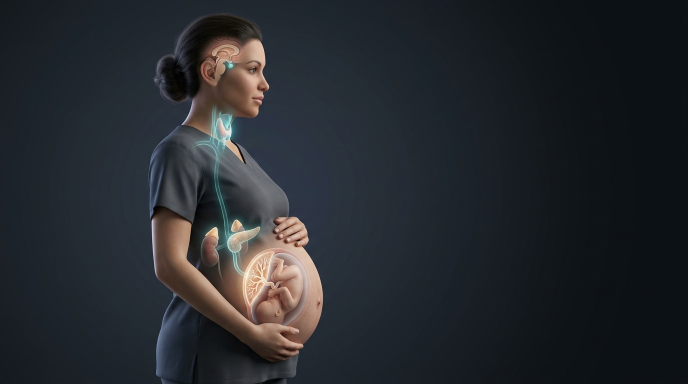
#> input picture assets/img/gdm_art_maternal_profile.jpg, 1376 x 768 px, found by its file name (shown at 1/2 size)
$ python build_gdm_portuguese_v3_hd.py
#> lines starting #> are read from the running program, lines starting #| are printed output that depends on the picture
# -*- coding: utf-8 -*-
"""
build_gdm_portuguese_v3_hd.py
Gera o infográfico médico em Altíssima Definição da Fisiopatologia do Diabetes Gestacional
- Resolução ultra-alta: 2500 x 2750 px
- Fontes grandes e confortáveis (Títulos 46px, Colunas 26px, Cards 24px, Texto 21-22px)
- Zero texto sobreposto, zero texto vazando (cálculo dinâmico e estrito de altura de cada bloco)
- Zero caracteres quebrados (substituição de símbolos por badges elegantes)
- 100% em Português padrão FEBRASGO, SBD 2024, IADPSG e USMLE Step 2 CK
- Rodapé clínico ampliado com Mnemônico H-I-P-E-R e Protocolo de Berçário sem cortes
- 4 Colunas com ilustrações médicas 3D ultrarrealistas
"""

import os
import cv2
import numpy as np
from PIL import Image, ImageDraw, ImageFont

def get_font(name, size):
    font_path = os.path.join("C:/Windows/Fonts", name)
    if os.path.exists(font_path):
        return ImageFont.truetype(font_path, size)
    return ImageFont.load_default()

def draw_wrapped_text(draw, text, x, y, max_width, font, fill, line_spacing=6):
    words = text.split(' ')
    lines = []
    current_line = []

    for word in words:
        test_line = ' '.join(current_line + [word])
        bbox = draw.textbbox((0, 0), test_line, font=font)
        w = bbox[2] - bbox[0]
        if w <= max_width:
            current_line.append(word)
        else:
            if current_line:
                lines.append(' '.join(current_line))
                current_line = [word]
            else:
                lines.append(word)
                current_line = []
    if current_line:
        lines.append(' '.join(current_line))

    cur_y = y
    for line in lines:
        draw.text((x, cur_y), line, font=font, fill=fill)
        bbox = draw.textbbox((0, 0), line, font=font)
        h = bbox[3] - bbox[1]
        cur_y += h + line_spacing
    return cur_y

def draw_bullet(draw, bullet_title, text, x, y, max_width, f_bold, f_reg, c_bold, c_text, line_spacing=6):
    # Draw a clean circular bullet
    bullet_r = 4
    draw.ellipse([x, y + 10 - bullet_r, x + bullet_r*2, y + 10 + bullet_r], fill=c_bold)
    text_x = x + 18
    avail_w = max_width - 20

    full_str = f"{bullet_title}: {text}" if bullet_title else text
    words = full_str.split(' ')
    lines = []
    current_line = []

    for word in words:
        test_line = ' '.join(current_line + [word])
        bbox = draw.textbbox((0, 0), test_line, font=f_reg)
        w = bbox[2] - bbox[0]
        if w <= avail_w:
            current_line.append(word)
        else:
            if current_line:
                lines.append(' '.join(current_line))
                current_line = [word]
            else:
                lines.append(word)
                current_line = []
    if current_line:
        lines.append(' '.join(current_line))

    cur_y = y
    first = True
    for line in lines:
        if first and bullet_title:
            prefix = f"{bullet_title}: "
            if line.startswith(prefix):
                draw.text((text_x, cur_y), prefix, font=f_bold, fill=c_bold)
                bbox_p = draw.textbbox((0, 0), prefix, font=f_bold)
                pw = bbox_p[2] - bbox_p[0]
                rem = line[len(prefix):]
                draw.text((text_x + pw, cur_y), rem, font=f_reg, fill=c_text)
            else:
                draw.text((text_x, cur_y), line, font=f_reg, fill=c_text)
            first = False
        else:
            draw.text((text_x, cur_y), line, font=f_reg, fill=c_text)

        bbox = draw.textbbox((0, 0), line, font=f_reg)
        h = bbox[3] - bbox[1]
        cur_y += h + line_spacing
    return cur_y + 4

def draw_card(draw, x1, y1, x2, y2, title, subtitle, accent_color, f_title, f_sub, bg_fill=(255, 255, 255), border_fill=(226, 232, 240)):
    shadow_offset = 3
    draw.rounded_rectangle([x1 + shadow_offset, y1 + shadow_offset, x2 + shadow_offset, y2 + shadow_offset], radius=16, fill=(230, 235, 243))
    draw.rounded_rectangle([x1, y1, x2, y2], radius=16, fill=bg_fill, outline=border_fill, width=2)
    draw.rounded_rectangle([x1, y1, x2, y1 + 8], radius=16, fill=accent_color)
    draw.rectangle([x1, y1 + 5, x2, y1 + 8], fill=accent_color)

    cur_y = y1 + 18
    if title:
        draw.text((x1 + 20, cur_y), title, font=f_title, fill=(15, 23, 42))
        bbox = draw.textbbox((0, 0), title, font=f_title)
        cur_y += (bbox[3] - bbox[1]) + 4
    if subtitle:
        draw.text((x1 + 20, cur_y), subtitle, font=f_sub, fill=accent_color)
        bbox = draw.textbbox((0, 0), subtitle, font=f_sub)
        cur_y += (bbox[3] - bbox[1]) + 12
    else:
        cur_y += 8
    return cur_y

def main():
    W, H = 2500, 2750
    img = Image.new("RGB", (W, H), (244, 247, 251))
    draw = ImageDraw.Draw(img)

    # Fontes
    f_title = get_font("segoeuib.ttf", 46)
    f_sub = get_font("segoeui.ttf", 23)
    f_badge = get_font("segoeuib.ttf", 18)
    f_col_h = get_font("segoeuib.ttf", 26)
    f_card_h = get_font("segoeuib.ttf", 24)
    f_card_sub = get_font("segoeuib.ttf", 20)
    f_bold = get_font("segoeuib.ttf", 21)
    f_regular = get_font("segoeui.ttf", 21)
    f_alert_bold = get_font("segoeuib.ttf", 20)
    f_alert_reg = get_font("segoeui.ttf", 20)

    # 1. HEADER BANNER
    banner_h = 155
    draw.rectangle([0, 0, W, banner_h], fill=(255, 255, 255))
    draw.line([0, banner_h, W, banner_h], fill=(218, 226, 237), width=3)

    # Top Badges
    draw.rounded_rectangle([45, 20, 440, 56], radius=8, fill=(240, 253, 250), outline=(20, 184, 166), width=2)
    draw.text((242, 38), "FIGURA MÉDICA 03 • ENDOCRINOLOGIA FETAL", font=f_badge, fill=(15, 118, 110), anchor="mm")

    draw.rounded_rectangle([2010, 20, 2455, 56], radius=8, fill=(241, 245, 249), outline=(148, 163, 184), width=2)
    draw.text((2232, 38), "PADRÃO USMLE STEP 2 CK • FEBRASGO • SBD 2024", font=f_badge, fill=(51, 65, 85), anchor="mm")

    # Título Principal e Subtítulo
    draw.text((W // 2, 78), "FISIOPATOLOGIA DO DIABETES MELLITUS GESTACIONAL (DMG)", font=f_title, fill=(15, 23, 42), anchor="mm")
    draw.text((W // 2, 126), "Hipótese de Pedersen • Dinâmica Materno-Placentária-Fetal • Cinética Molecular & Repercussões Neonatais", font=f_sub, fill=(71, 85, 105), anchor="mm")

    # Imagens Médicas
    p_mat = "assets/img/gdm_art_maternal_profile.jpg"
    p_pla = "assets/img/gdm_art_placental_diffusion.jpg"
    p_neo = "assets/img/gdm_art_neonatal_consequences.jpg"

    art_mat = Image.open(p_mat) if os.path.exists(p_mat) else None
#> art_mat is the input picture: PIL image 1376x768 RGB; mean R, G, B 37.7, 41.2, 46
    art_pla = Image.open(p_pla) if os.path.exists(p_pla) else None
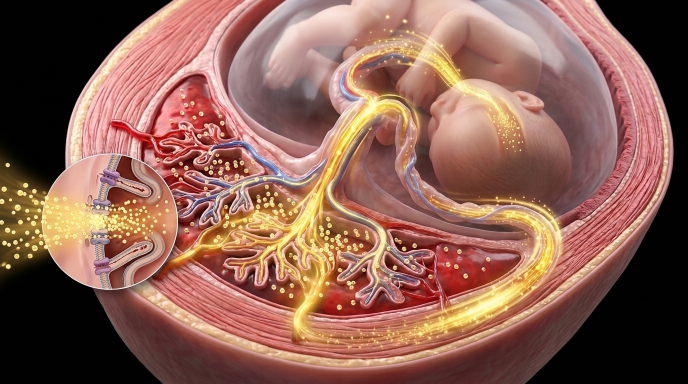
#> input picture assets/img/gdm_art_placental_diffusion.jpg, 1376 x 768 px, found by its file name (shown at 1/2 size)
#> art_pla is the input picture: PIL image 1376x768 RGB; mean R, G, B 140.3, 97.4, 84.3
    art_neo = Image.open(p_neo) if os.path.exists(p_neo) else None
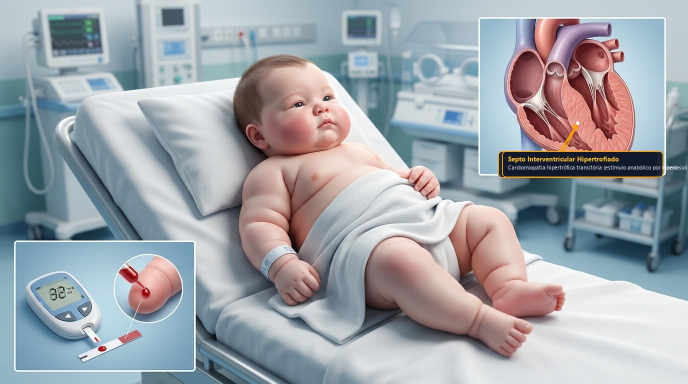
#> input picture assets/img/gdm_art_neonatal_consequences.jpg, 1376 x 768 px, found by its file name (shown at 1/2 size)
#> art_neo is the input picture: PIL image 1376x768 RGB; mean R, G, B 157.8, 162.6, 168.8

    # Coordenadas das 4 Colunas
    c_w = 585
    c1_x1, c1_x2 = 35, 35 + c_w
    c2_x1, c2_x2 = 650, 650 + c_w
    c3_x1, c3_x2 = 1265, 1265 + c_w
    c4_x1, c4_x2 = 1880, 1880 + c_w

    header_y1, header_y2 = 175, 235
    img_y1, img_y2 = 250, 520

    def paste_col_image(im_crop, x1, x2, y1, y2, tag_text, tag_color):
        im_resized = im_crop.resize((x2 - x1, y2 - y1), Image.Resampling.LANCZOS)
        mask = Image.new("L", im_resized.size, 0)
        mask_draw = ImageDraw.Draw(mask)
        mask_draw.rounded_rectangle([0, 0, im_resized.size[0], im_resized.size[1]], radius=14, fill=255)
        img.paste(im_resized, (x1, y1), mask)
        draw.rounded_rectangle([x1, y1, x2, y2], radius=14, outline=(203, 213, 225), width=2)
        draw.rounded_rectangle([x1 + 12, y2 - 34, x2 - 12, y2 - 8], radius=6, fill=(15, 23, 42))
        draw.text(((x1 + x2) // 2, y2 - 21), tag_text, font=f_badge, fill=tag_color, anchor="mm")

    # =========================================================================
    # COLUNA 1: COMPARTIMENTO MATERNO
    # =========================================================================
    draw.rounded_rectangle([c1_x1, header_y1, c1_x2, header_y2], radius=12, fill=(30, 64, 175))
    draw.text(((c1_x1 + c1_x2) // 2, (header_y1 + header_y2) // 2), "1. COMPARTIMENTO MATERNO", font=f_col_h, fill=(255, 255, 255), anchor="mm")

    if art_mat:
        crop_mat = art_mat.crop((180, 40, 820, 750))
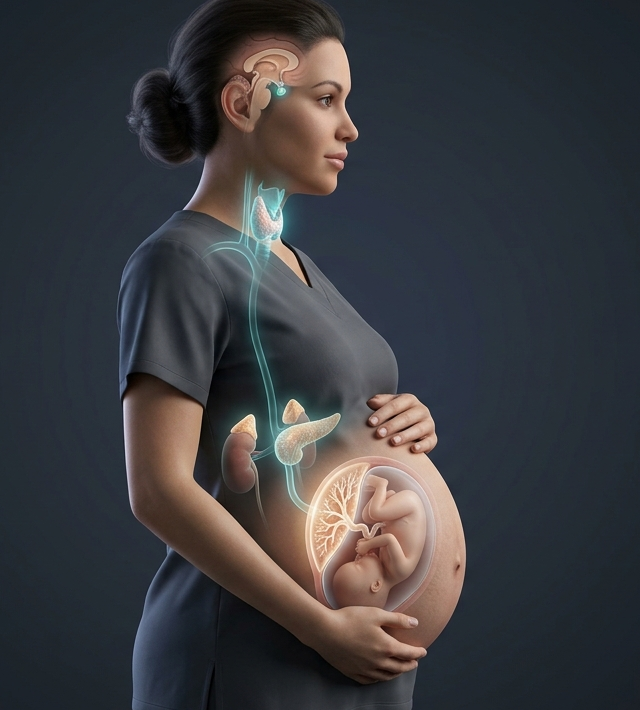
#> crop_mat: PIL image 640x710 RGB; mean R, G, B 59, 59.6, 63.4
        paste_col_image(crop_mat, c1_x1, c1_x2, img_y1, img_y2, "Eixo Endócrino Materno-Placentário (3º Trimestre)", (191, 219, 254))

    # Card 1.1: Hormônios Diabetogênicos
    c1_card1_y1 = 538
    c1_card1_y2 = 960
    cy = draw_card(draw, c1_x1, c1_card1_y1, c1_x2, c1_card1_y2, "Eixo Hormonal Contrainsulínico", "Hormônios Placentários & Resistência Periférica", (37, 99, 235), f_card_h, f_card_sub)
#> cy = 589
    cy = draw_bullet(draw, "hPL (Lactogênio Placentário)", "Pico entre 24ª-28ª semanas. Promove lipólise e induz forte resistência periférica materna à insulina.", c1_x1 + 22, cy, c_w - 44, f_bold, f_regular, (30, 64, 175), (51, 65, 85))
#> the loop in draw_bullet, `for line in lines:` made 2 passes
#> cur_y on passes 1 to 2: 606, 620
#> after the loop in draw_bullet, `for line in lines:`: bbox_p = (0, 1, 136, 12); cur_y = 620; first = False; prefix = 'hPL (Lactogênio Placentário): '; pw = 136
#> cy = 624
    cy = draw_bullet(draw, "Cortisol Livre & PGH", "Hormônio de crescimento placentário e cortisol elevam a gliconeogênese hepática em até 30%.", c1_x1 + 22, cy, c_w - 44, f_bold, f_regular, (30, 64, 175), (51, 65, 85))
#> the loop in draw_bullet (call 2), `for line in lines:` made 2 passes
#> cur_y on passes 1 to 2: 640, 654
#> cy = 658
    cy = draw_bullet(draw, "Progesterona & Prolactina", "Promovem modulação pós-receptor do GLUT4 no tecido adiposo e muscular esquelético materno.", c1_x1 + 22, cy, c_w - 44, f_bold, f_regular, (30, 64, 175), (51, 65, 85))
#> cy = 692
    cy = draw_bullet(draw, "Citocinas (TNF-α, Resistina)", "Fatores inflamatórios secretados pela placenta que inibem a fosforilação intracelular do IRS-1.", c1_x1 + 22, cy, c_w - 44, f_bold, f_regular, (30, 64, 175), (51, 65, 85))
#> cy = 727

    # Card 1.2: Bifurcação Fisiológica vs DMG
    c1_card2_y1 = 978
    c1_card2_y2 = 1715
    cy = draw_card(draw, c1_x1, c1_card2_y1, c1_x2, c1_card2_y2, "Bifurcação Fisiológica vs DMG", "Resposta das Células-Beta Pancreáticas Maternas", (30, 64, 175), f_card_h, f_card_sub)
#> cy = 1033

    # Sub-box Fisiológica
    draw.rounded_rectangle([c1_x1 + 18, cy, c1_x2 - 18, cy + 250], radius=10, fill=(240, 253, 244), outline=(134, 239, 172), width=2)
    draw.rounded_rectangle([c1_x1 + 28, cy + 12, c1_x1 + 320, cy + 42], radius=6, fill=(22, 101, 52))
    draw.text((c1_x1 + 174, cy + 27), "GESTACÃO NORMAL (Euglicemia)", font=f_badge, fill=(255, 255, 255), anchor="mm")
    draw_wrapped_text(draw, "O pâncreas materno sofre hiperplasia compensatória de células-beta. A secreção basal e estimulada de insulina sobe de 2 a 3 vezes. A euglicemia materna é preservada com glicemia de jejum fisiologicamente baixa (70-80 mg/dL).", c1_x1 + 28, cy + 54, c_w - 56, f_regular, (22, 101, 52), line_spacing=6)
    cy += 265
#> cy = 1298

    # Sub-box DMG
    draw.rounded_rectangle([c1_x1 + 18, cy, c1_x2 - 18, cy + 270], radius=10, fill=(254, 242, 242), outline=(252, 165, 165), width=2)
    draw.rounded_rectangle([c1_x1 + 28, cy + 12, c1_x1 + 320, cy + 42], radius=6, fill=(185, 28, 28))
    draw.text((c1_x1 + 174, cy + 27), "DIABETES GESTACIONAL (DMG)", font=f_badge, fill=(255, 255, 255), anchor="mm")
    draw_wrapped_text(draw, "Disfunção prévia ou falência secretória das células-beta maternas. O pâncreas não vence a barreira de resistência contrainsulínica. Ocorre hiperglicemia materna crônica (pós-prandial precoce e de jejum tardia).", c1_x1 + 28, cy + 54, c_w - 56, f_regular, (153, 27, 27), line_spacing=6)

    # Card 1.3: Rastreamento & Diagnóstico
    c1_card3_y1 = 1735
    c1_card3_y2 = 2415
    cy = draw_card(draw, c1_x1, c1_card3_y1, c1_x2, c1_card3_y2, "Critérios Diagnósticos de DMG", "TOTG 75g (24ª-28ª Semanas) • IADPSG / SBD / FEBRASGO", (37, 99, 235), f_card_h, f_card_sub)
#> cy = 1790
    cy = draw_bullet(draw, "Glicemia de Jejum Inicial", "Se 92 a 125 mg/dL no 1º trimestre = Diagnóstico direto de DMG. Se >= 126 mg/dL = Diabetes Mellitus prévio.", c1_x1 + 22, cy, c_w - 44, f_bold, f_regular, (30, 64, 175), (51, 65, 85))
#> cy = 1826
    cy = draw_bullet(draw, "TOTG 75g (24ª-28ª sem)", "1 valor alterado define DMG: Jejum >= 92 mg/dL | 1 hora >= 180 mg/dL | 2 horas >= 153 mg/dL.", c1_x1 + 22, cy, c_w - 44, f_bold, f_regular, (30, 64, 175), (51, 65, 85))
#> cy = 1863
    cy = draw_bullet(draw, "Metas de Controle Estrito", "Jejum < 95 mg/dL | 1h pós-prandial < 140 mg/dL | 2h pós-prandial < 120 mg/dL.", c1_x1 + 22, cy, c_w - 44, f_bold, f_regular, (30, 64, 175), (51, 65, 85))
#> cy = 1884
    # Alert box
    draw.rounded_rectangle([c1_x1 + 18, cy + 10, c1_x2 - 18, c1_card3_y2 - 18], radius=8, fill=(239, 246, 255), outline=(191, 219, 254), width=1)
    draw_wrapped_text(draw, "Riscos Maternos: Pré-eclâmpsia (3x mais frequente), polidrâmnio e parto cesáreo.", c1_x1 + 28, cy + 20, c_w - 60, f_alert_bold, (30, 64, 175), line_spacing=4)

    # =========================================================================
    # COLUNA 2: BARREIRA PLACENTÁRIA
    # =========================================================================
    draw.rounded_rectangle([c2_x1, header_y1, c2_x2, header_y2], radius=12, fill=(15, 118, 110))
    draw.text(((c2_x1 + c2_x2) // 2, (header_y1 + header_y2) // 2), "2. BARREIRA PLACENTÁRIA", font=f_col_h, fill=(255, 255, 255), anchor="mm")

    if art_pla:
        crop_pla = art_pla.crop((30, 50, 1150, 750))
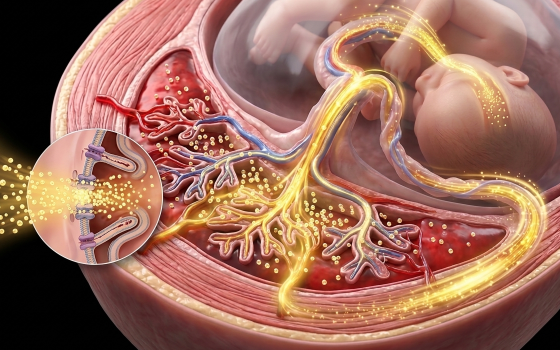
#> crop_pla: PIL image 1120x700 RGB (shown at 1/2 size); mean R, G, B 156.1, 108, 91.1
        paste_col_image(crop_pla, c2_x1, c2_x2, img_y1, img_y2, "Difusão Acelerada GLUT1 & Veia Umbilical", (153, 246, 228))
#> call 2 of paste_col_image, with x1 = 650, x2 = 1235, y1 = 250, y2 = 520, tag_text = 'Difusão Acelerada GLUT1 & Veia Umbilical', tag_color = (153, 246, 228)
#> in paste_col_image (call 2), `img.paste(im_resized, (x1, y1), mask)`:
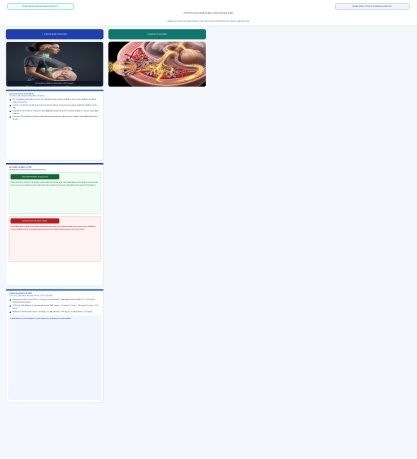
#> img: PIL image 2500x2750 RGB (shown at 1/6 size); mean R, G, B 235.1, 237.4, 241.1

    # Card 2.1: Princípio Central de Pedersen
    c2_card1_y1 = 538
    c2_card1_y2 = 960
    cy = draw_card(draw, c2_x1, c2_card1_y1, c2_x2, c2_card1_y2, "A Hipótese de Pedersen (1952)", "Permeabilidade Seletiva Materno-Placentária", (13, 148, 136), f_card_h, f_card_sub)
#> cy = 591
    cy = draw_bullet(draw, "Glicose Atravessa Livremente", "Molécula pequena (180 Da). Cruza a barreira por difusão facilitada contínua diretamente proporcional ao gradiente materno-fetal.", c2_x1 + 22, cy, c_w - 44, f_bold, f_regular, (15, 118, 110), (51, 65, 85))
#> cy = 629
    cy = draw_bullet(draw, "Insulina NÃO Atravessa", "Macromolécula proteica (5.808 Da). 100% impermeável à placenta e clivada por insulinases locais. A insulina materna não atinge o feto.", c2_x1 + 22, cy, c_w - 44, f_bold, f_regular, (15, 118, 110), (51, 65, 85))
#> cy = 667
    cy = draw_bullet(draw, "Consequência Fisiopatológica", "O feto recebe excesso calórico desregulado, mas não recebe nenhum suporte hormonal materno para processá-lo.", c2_x1 + 22, cy, c_w - 44, f_bold, f_regular, (15, 118, 110), (51, 65, 85))
#> cy = 704

    # Card 2.2: Cinética Molecular GLUT1
    c2_card2_y1 = 978
    c2_card2_y2 = 1715
    cy = draw_card(draw, c2_x1, c2_card2_y1, c2_x2, c2_card2_y2, "Cinética Molecular dos Transportadores", "Mecanismo Bioquímico no Sinciciotrofoblasto", (15, 118, 110), f_card_h, f_card_sub)
#> cy = 1033
    cy = draw_bullet(draw, "Transportadores GLUT1 & GLUT3", "Expressos constitutivamente nas membranas microvilosa e basal. GLUT1 é o principal mediador da transferência de glicose materno-fetal.", c2_x1 + 22, cy, c_w - 44, f_bold, f_regular, (15, 118, 110), (51, 65, 85))
#> cy = 1070
    cy = draw_bullet(draw, "Superexpressão no DMG", "A hiperglicemia materna crônica estimula a superexpressão e aumento de densidade de GLUT1, acelerando ainda mais a passagem de glicose.", c2_x1 + 22, cy, c_w - 44, f_bold, f_regular, (15, 118, 110), (51, 65, 85))
#> cy = 1106
    cy = draw_bullet(draw, "Transporte de Aminoácidos", "Sistemas A e L de transporte ativo carreiam aminoácidos ramificados estimulados pela hiperglicemia, alimentando a síntese proteica fetal.", c2_x1 + 22, cy, c_w - 44, f_bold, f_regular, (15, 118, 110), (51, 65, 85))
#> cy = 1144
    cy = draw_bullet(draw, "Ácidos Graxos Livres", "Passagem facilitada por proteínas FATPs, fornecendo substrato para adipogênese acelerada.", c2_x1 + 22, cy, c_w - 44, f_bold, f_regular, (15, 118, 110), (51, 65, 85))
#> cy = 1165

    # Card 2.3: Síntese de Fluxo Placentário
    c2_card3_y1 = 1735
    c2_card3_y2 = 2415
    cy = draw_card(draw, c2_x1, c2_card3_y1, c2_x2, c2_card3_y2, "Fluxo Acelerado na Veia Umbilical", "Sobrecarga de Substratos Energéticos ao Feto", (13, 148, 136), f_card_h, f_card_sub)
#> cy = 1787
    cy = draw_bullet(draw, "Sangue Fetal Hiperglicêmico", "O sangue que ascende pela veia umbilical apresenta saturação glicêmica proporcional aos picos glicêmicos pós-prandiais da mãe.", c2_x1 + 22, cy, c_w - 44, f_bold, f_regular, (15, 118, 110), (51, 65, 85))
#> cy = 1823
    cy = draw_bullet(draw, "Primeira Parada: Fígado Fetal", "Parte do sangue irriga o fígado fetal via ducto venoso e veia porta, ativando lipogênese hepática e secreção precoce de IGF-1.", c2_x1 + 22, cy, c_w - 44, f_bold, f_regular, (15, 118, 110), (51, 65, 85))
#> cy = 1860
    # Box Síntese Pedersen
    draw.rounded_rectangle([c2_x1 + 18, cy + 12, c2_x2 - 18, c2_card3_y2 - 18], radius=10, fill=(240, 253, 250), outline=(94, 234, 212), width=2)
    draw.text((c2_x1 + 28, cy + 24), "Princípio Chave da Síntese de Pedersen:", font=f_alert_bold, fill=(15, 118, 110))
    draw_wrapped_text(draw, "Hiperglicemia materna -> Fluxo GLUT1 acelerado -> Hiperglicemia fetal crônica -> Pâncreas fetal superestimulado -> Hiperinsulinismo fetal autônomo.", c2_x1 + 28, cy + 54, c_w - 56, f_alert_reg, (19, 78, 74), line_spacing=5)

    # =========================================================================
    # COLUNA 3: COMPARTIMENTO FETAL
    # =========================================================================
    draw.rounded_rectangle([c3_x1, header_y1, c3_x2, header_y2], radius=12, fill=(67, 56, 202))
    draw.text(((c3_x1 + c3_x2) // 2, (header_y1 + header_y2) // 2), "3. COMPARTIMENTO FETAL", font=f_col_h, fill=(255, 255, 255), anchor="mm")

    if art_pla:
        crop_fetus = art_pla.crop((500, 0, 1370, 680))
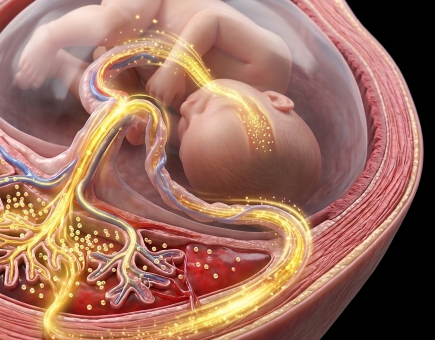
#> crop_fetus: PIL image 870x680 RGB (shown at 1/2 size); mean R, G, B 157.1, 111.5, 96.1
        paste_col_image(crop_fetus, c3_x1, c3_x2, img_y1, img_y2, "Feto Intrauterino & Hiperinsulinismo Autônomo", (224, 231, 255))
#> call 3 of paste_col_image, with x1 = 1265, x2 = 1850, y1 = 250, y2 = 520, tag_color = (224, 231, 255)
#> in paste_col_image (call 3), `im_resized = im_crop.resize((x2 - x1, y2 - y1), Image.Resampling.LANCZ..`:
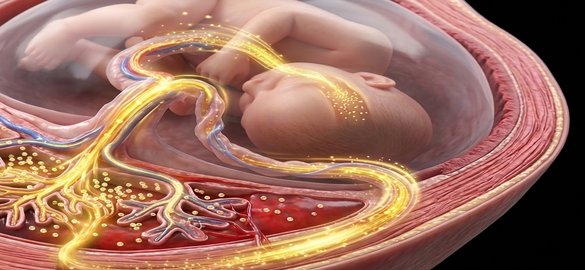
#> im_resized: PIL image 585x270 RGB; mean R, G, B 157.1, 111.5, 96.1

    # Card 3.1: Resposta Pancreática Fetal
    c3_card1_y1 = 538
    c3_card1_y2 = 960
    cy = draw_card(draw, c3_x1, c3_card1_y1, c3_x2, c3_card1_y2, "Pâncreas Endócrino Fetal", "Hiperplasia das Células-Beta (12ª-14ª Semanas)", (79, 70, 229), f_card_h, f_card_sub)
#> cy = 591
#> (the rest of the program and of its run is left out)
